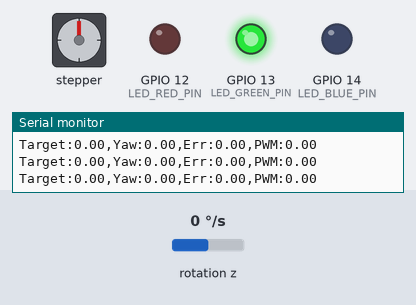
Recording of a program running on a simulated ESP32. Parts: stepper motor, output pins drawn as LEDs (lit = HIGH), the last lines printed to the serial monitor. Wiring (inferred from the names in the program): MPU-6050 motion sensor at I2C address 0x68. Inputs (shaded band) come from the test bench; at power-on: rotation z 0 °/s. WiFi joins after 1.5 s; servers stay silent unless stated; stepper angles assume 2048 steps per turn.

Above: at 2.7 s.
2.8 s: rotation z set to -192 °/s
At 2.96 s:
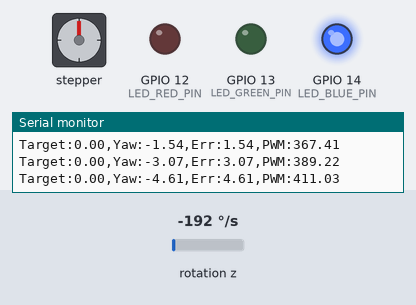
At 3.42 s:
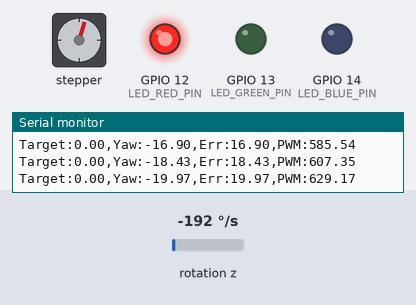
5.8 s: rotation z set to 170 °/s
8.8 s: rotation z set to 178 °/s
11.8 s: rotation z set to -100 °/s
14.8 s: rotation z set to 192 °/s
At 15.31 s:
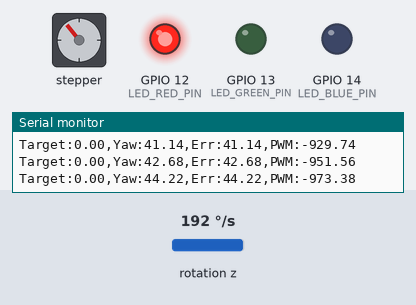
Timing chart, 0 to 21.8 s (numbered marks = the images above; inputs shaded):
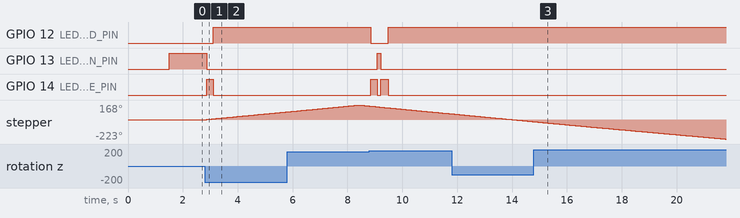

Measured:
- after the input at 2.8 s, GPIO 12 (LED_RED_PIN): LOW → HIGH after 0.30 s; GPIO 13 (LED_GREEN_PIN): HIGH → LOW after 0.08 s; GPIO 14 (LED_BLUE_PIN): LOW → HIGH after 0.08 s, → LOW 0.22 s later; stepper: keeps turning clockwise at about 30°/s, starting at once
- after the input at 14.8 s, GPIO 12 (LED_RED_PIN): stays HIGH (without the input it goes to LOW after 1.1 s); GPIO 13 (LED_GREEN_PIN): stays LOW (without the input it goes to HIGH after 1.5 s); GPIO 14 (LED_BLUE_PIN): stops changing and stays LOW

The program:

main.cpp
```cpp
#include <Arduino.h>
#include <Wire.h>
#include <WiFi.h>
#include <WiFiUdp.h>
#include <Stepper.h>

// --- Pin Allocations ---
#define MPU6050_ADDR 0x68
#define LED_RED_PIN    12  // Error / Active Disturb
#define LED_GREEN_PIN  13  // Target Acquired / SNN Lock
#define LED_BLUE_PIN   14  // Levitating / Search State

// --- Stepper Motor Configuration (28BYJ-48 + ULN2003) ---
const int stepsPerRevolution = 2048;
// Updated clean non-tangling pin mapping for physical assembly: D32, D33, D25, D26
Stepper myStepper(stepsPerRevolution, 32, 33, 25, 26);

// --- Shared Thread-Safe Variables ---
portMUX_TYPE timerMux = {}; // Updated for modern ESP32 toolchains
volatile float g_yawAngle = 0.0;
volatile float g_targetYaw = 0.0;
volatile float g_controlOutput = 0.0;
volatile uint8_t g_systemState = 0; // 0: Search, 1: Locked, 2: Disturbed

// --- Control Parameters ---
float Kp = 14.2, Ki = 0.02, Kd = 1.8;
float errorSum = 0.0, lastError = 0.0;

// --- Wi-Fi Configuration ---
const char* ssid = "YOUR_WIFI_SSID";
const char* password = "YOUR_WIFI_PASSWORD";
WiFiUDP udp;
unsigned int localUdpPort = 4210;

// --- Task Handles ---
TaskHandle_t ControlTaskHandle;

// ==========================================
// CORE 1: High-Speed Control & Sensor Fusion
// ==========================================
void ControlTask(void * parameter) {
  TickType_t xLastWakeTime = xTaskGetTickCount();
  const TickType_t xFrequency = pdMS_TO_TICKS(2); // 500 Hz Control Loop

  for (;;) {
    // 1. Read MPU6050 Z-Gyro Data
    Wire.beginTransmission(MPU6050_ADDR);
    Wire.write(0x47); // GYRO_ZOUT_H
    Wire.endTransmission(false);
    Wire.requestFrom(MPU6050_ADDR, 2, true);

    int16_t rawGyroZ = Wire.read() << 8 | Wire.read();
    float gyroZ = rawGyroZ / 131.0; // deg/s

    // 2. State Estimation
    portENTER_CRITICAL(&timerMux);
    g_yawAngle += gyroZ * 0.002; // dt = 2ms
    float localTarget = g_targetYaw;
    float currentYaw = g_yawAngle;
    portEXIT_CRITICAL(&timerMux);

    // 3. PID Math
    float err = localTarget - currentYaw;
    errorSum += err * 0.002;
    float dErr = (err - lastError) / 0.002;
    float output = (Kp * err) + (Ki * errorSum) + (Kd * dErr);
    lastError = err;

    portENTER_CRITICAL(&timerMux);
    g_controlOutput = output;
    portEXIT_CRITICAL(&timerMux);

    // 4. Actuate ULN2003 Stepper Motor Driver
    if (abs(output) > 0.5) {
      // Scale output response to small steps based on PID sign
      int stepsToMove = (output > 0) ? 2 : -2;
      myStepper.step(stepsToMove);
    }

    vTaskDelayUntil(&xLastWakeTime, xFrequency);
  }
}

// ==========================================
// CORE 0: Setup & Telemetry / Wi-Fi Stack
// ==========================================
void setup() {
  Serial.begin(9600); // Updated to 9600 baud
  Wire.begin();
  Wire.setClock(400000); // 400kHz Fast I2C

  pinMode(LED_RED_PIN, OUTPUT);
  pinMode(LED_GREEN_PIN, OUTPUT);
  pinMode(LED_BLUE_PIN, OUTPUT);

  // Initialize Stepper Motor Speed (RPM)
  myStepper.setSpeed(12);

  // Initialize MPU6050 Power State
  Wire.beginTransmission(MPU6050_ADDR);
  Wire.write(0x6B);
  Wire.write(0);
  Wire.endTransmission(true);

  // Connect to Wi-Fi
  WiFi.begin(ssid, password);
  while (WiFi.status() != WL_CONNECTED) {
    delay(100);
  }
  udp.begin(localUdpPort);

  // Pin Control Task to Core 1
  xTaskCreatePinnedToCore(
    ControlTask,        /* Task function */
    "ControlTask",      /* Name */
    10000,              /* Stack size */
    NULL,               /* Parameter */
    1,                  /* Priority */
    &ControlTaskHandle, /* Handle */
    1                   /* Core 1 */
  );
}

void loop() {
  // 1. Process Incoming UDP Setpoints from Neuromorphic Event Tracker
  char packetBuffer[255];
  int packetSize = udp.parsePacket();
  if (packetSize) {
    int len = udp.read(packetBuffer, 255);
    if (len > 0) packetBuffer[len] = 0;

    float receivedTarget = atof(packetBuffer);
    portENTER_CRITICAL(&timerMux);
    g_targetYaw = receivedTarget;
    portEXIT_CRITICAL(&timerMux);
  }

  // 2. Dynamic LED State Indicator Logic
  portENTER_CRITICAL(&timerMux);
  float err = abs(g_targetYaw - g_yawAngle);
  portEXIT_CRITICAL(&timerMux);

  if (err < 2.0) {
    // Target Acquired / Locked (Green)
    digitalWrite(LED_GREEN_PIN, HIGH);
    digitalWrite(LED_BLUE_PIN, LOW);
    digitalWrite(LED_RED_PIN, LOW);
  } else if (err < 10.0) {
    // Active Correcting / Floating Search (Blue)
    digitalWrite(LED_GREEN_PIN, LOW);
    digitalWrite(LED_BLUE_PIN, HIGH);
    digitalWrite(LED_RED_PIN, LOW);
  } else {
    // Large Disturbance / Error Spike (Red)
    digitalWrite(LED_GREEN_PIN, LOW);
    digitalWrite(LED_BLUE_PIN, LOW);
    digitalWrite(LED_RED_PIN, HIGH);
  }

  // 3. Stream Telemetry to Serial for Project Dashboard
  Serial.print("Target:"); Serial.print(g_targetYaw);
  Serial.print(",Yaw:"); Serial.print(g_yawAngle);
  Serial.print(",Err:"); Serial.print(err);
  Serial.print(",PWM:"); Serial.println(g_controlOutput);

  delay(20); // 50 Hz Telemetry Stream
}
```
